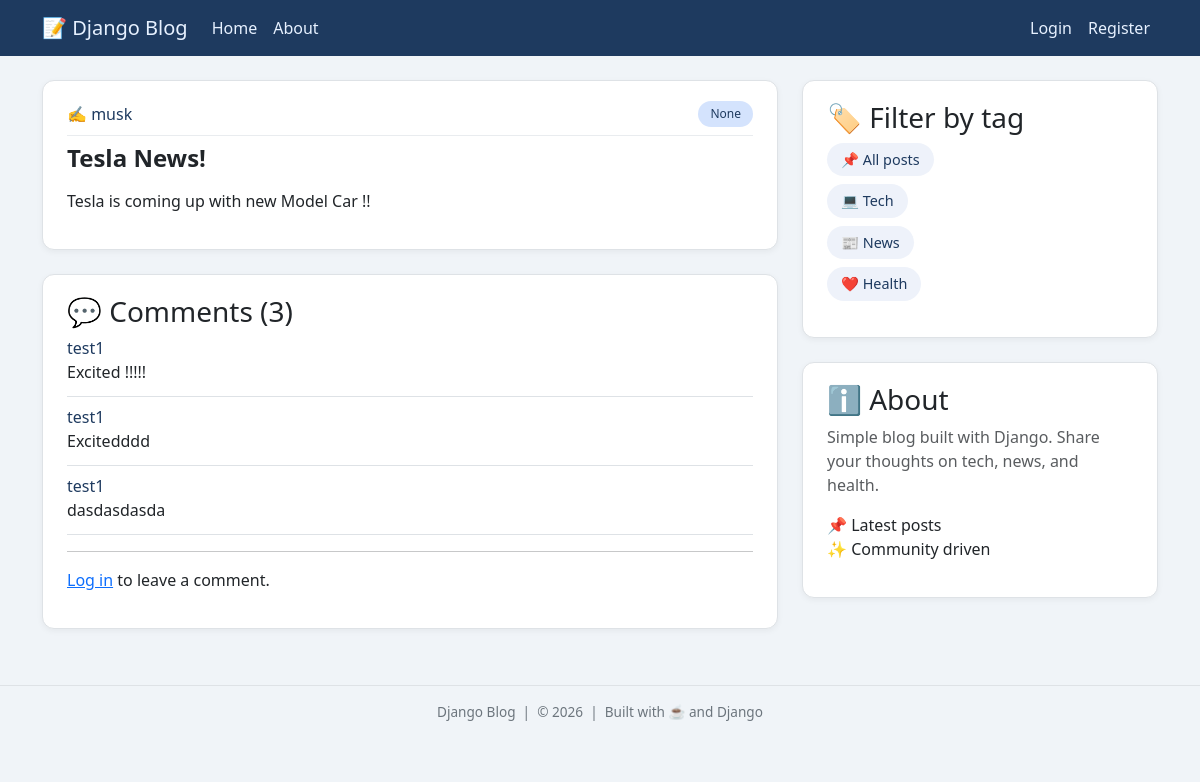
/post_detail/5/, run on an earlier commit of the app's database.
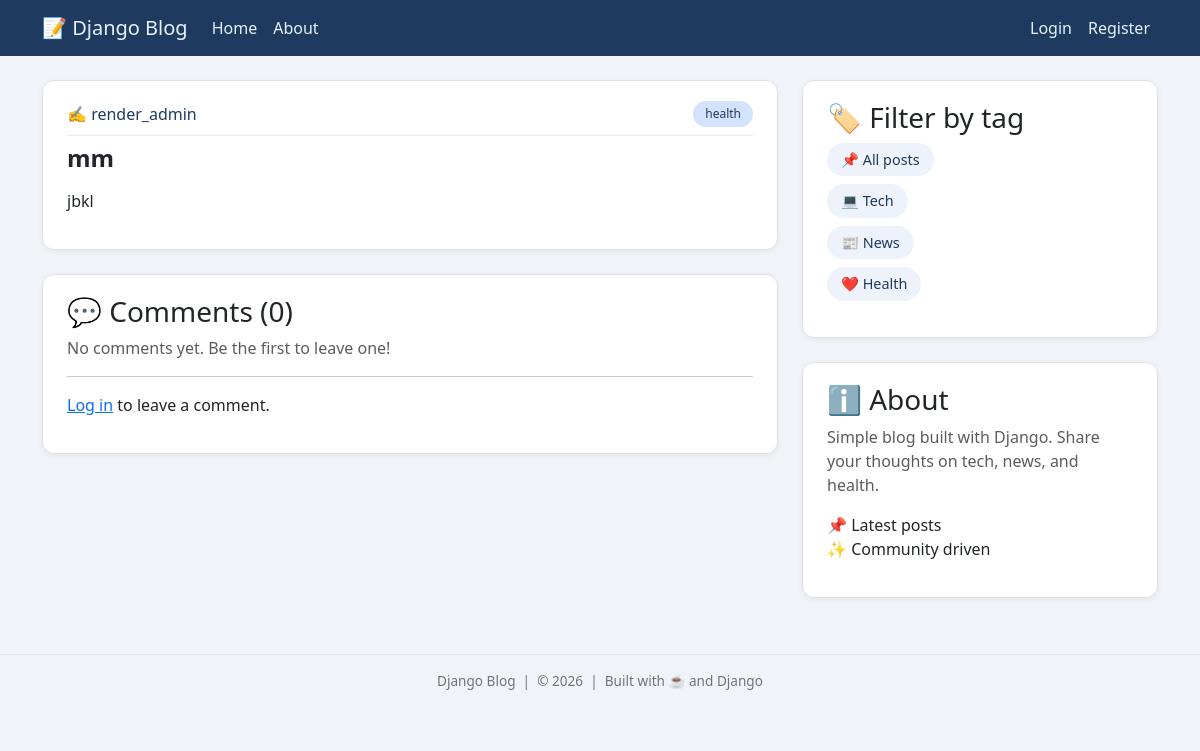
And on a later commit of the database.
### feed/models.py (models this page shows, shortened)
class Posts(models.Model):
    choices = (('tech','tech'),('news','news'),('health','health')
    )
    title = models.CharField(max_length=50)
    content = models.TextField()
    date_posted = models.DateTimeField(auto_now_add=True)
    author = models.ForeignKey(User,on_delete=models.CASCADE)
    tag = models.CharField(max_length=100,choices=choices)

class Comments(models.Model):
    text = models.TextField()
    u_name = models.ForeignKey(User,on_delete=models.CASCADE)
    posts = models.ForeignKey(Posts,on_delete=models.CASCADE)

### feed/views.py (the view)
# urls.py: path('post_detail/<int:pk>/', views.post_detail,name ="details"),
def post_detail(request, pk):
    user_post = get_object_or_404(Posts, id=pk)
    user_comments = Comments.objects.filter(posts=user_post)
    return render(request, 'feed/post_detail.html', context={
        "user_post": user_post,
        'comments': user_comments
    })

### feed/templates/feed/post_detail.html (shortened to what this page needs)
{% extends "feed/base.html" %}
{% block content %}
<article class="media content-section">
    <div class="media-body">
        <div class="article-metadata d-flex justify-content-between flex-wrap">
            <span>✍️ <a class="username" href="{% url 'my_posts' user_post.author.username %}">{{ user_post.author.username }}</a></span>
            <span class="tag-badge">{{ user_post.get_tag_display|default:user_post.tag }}</span>
        </div>
        <h2 class="post-title mt-2">{{ user_post.title }}</h2>
        <p class="article-content">{{ user_post.content|linebreaks }}</p>
    </div>
</article>
<div class="content-section">
    <h3>💬 Comments ({{ comments|length }})</h3>
    {% if comments %}
        {% for comment in comments %}
        <div class="border-bottom pb-2 mb-2">
            <div class="d-flex justify-content-between">
                <strong><a class="username" href="{% url 'my_posts' comment.u_name.username %}">{{ comment.u_name.username }}</a></strong>
            </div>
            <p class="mb-1">{{ comment.text }}</p>
        </div>
        {% endfor %}
    {% else %}
        <p class="text-muted">No comments yet. Be the first to leave one!</p>
    {% endif %}
    {% if request.user.is_authenticated %}
        <hr>
        <h5>Leave a comment</h5>
        <form method="post" action="{% url 'comment' user_post.id %}">
            {% csrf_token %}
            <div class="mb-3">
                <textarea name="text" rows="3" class="form-control" placeholder="Write your comment..." required></textarea>
            </div>
            <button type="submit" class="btn btn-sm btn-primary">Post Comment</button>
        </form>
    {% else %}
        <hr>
        <p><a href="{% url 'login' %}">Log in</a> to leave a comment.</p>
    {% endif %}
</div>
{% endblock content %}

What changed in the data, as far as the page shows it:
removed Comments: u_name.username "test1", text "Excited !!!!!"
no longer on this page (row edited): Comments: u_name.username "test1", text "Excitedddd"
no longer on this page (row edited): Comments: u_name.username "test1", text "dasdasdasda"
changed Posts: author.username "musk" → "render_admin"; tag "None" → "health"; title "Tesla News!" → "mm"; content "Tesla is coming up with new Model Car !!" → "jbkl"
Also different on the page:
{{ comments|length }}: "3" → "0"
text now shown: "No comments yet. Be the first to leave one!"
